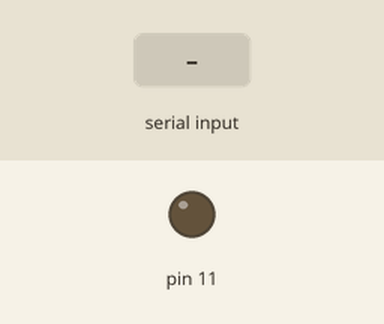
This sketch was run on a simulated Arduino Uno, built with avr-gcc and run on an emulated ATmega328P. On the bench: output pins drawn as LEDs (lit = HIGH). The inputs (shaded band) are chosen by the test bench.

Above: at 1.2 s.
1.3 s: "90,45\n" received over Serial
At 1.9 s:
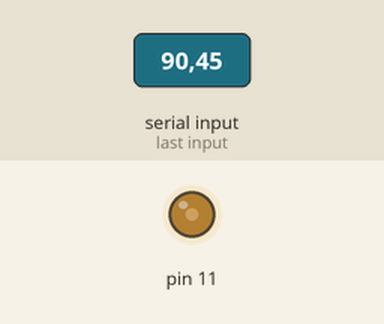
2.8 s: "30,150\n" received over Serial
At 3.1 s:
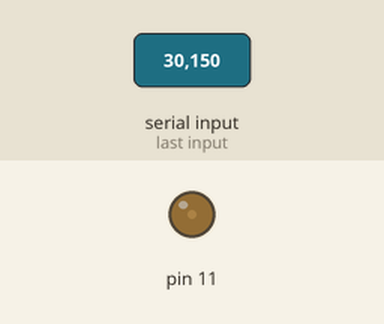
4.3 s: "200\n" received over Serial
At 5.3 s:
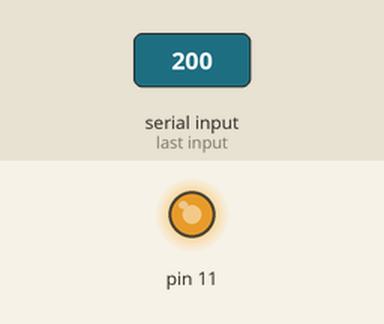
5.8 s: "90\n" received over Serial
At 6.5 s:
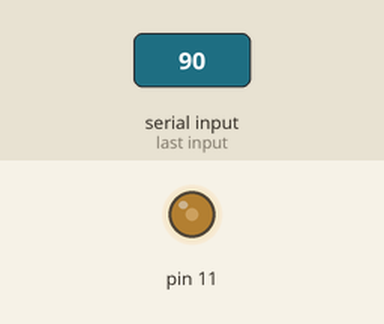
Timing chart, 0 to 8.3 s (numbered marks = the images above; inputs shaded):
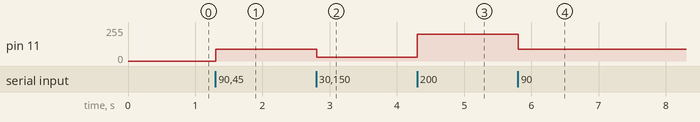

Measured:
- after the input at 1.3 s, pin 11: 0/255 → 90/255 at once
- after the input at 2.8 s, pin 11: 90/255 → 30/255 at once
- after the input at 4.3 s, pin 11: 30/255 → 200/255 at once
- after the input at 5.8 s, pin 11: 200/255 → 90/255 at once

The sketch:

AMsignal.ino
```cpp
void setup() {
  Serial.begin(9600);
  pinMode(11, OUTPUT);
}

void loop() {
  if (Serial.available()) {
    String input = Serial.readStringUntil('\n');
    input.trim();
    int pwm = input.toInt();

    // Asegura que esté entre 0 y 255
    pwm = constrain(pwm, 0, 255);

    analogWrite(11, pwm);  // Aplica PWM al pin 11
  }
}
```
